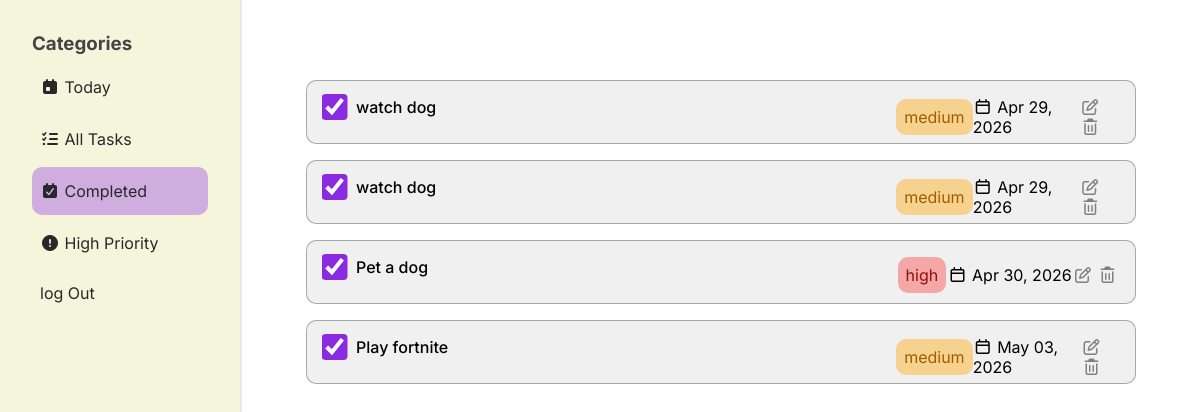
Before: /completed-tasks (signed in) with the older database file.
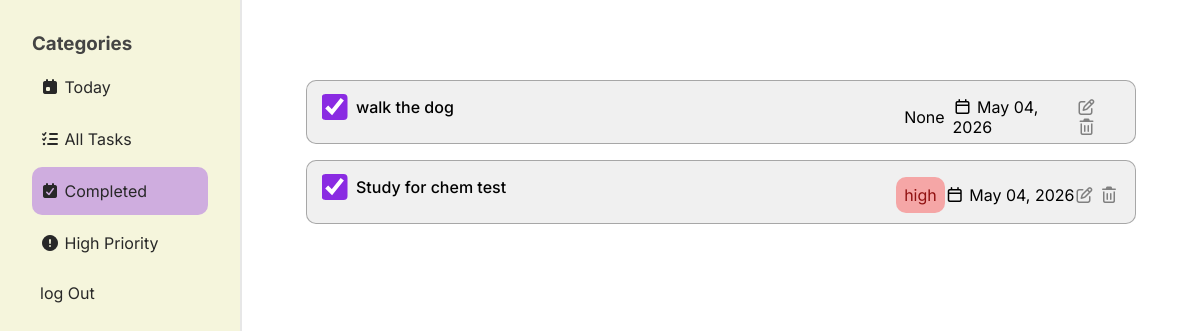
After: the same page with the newer database file.
### website/models.py (models this page shows)
class Task(db.Model):
    task_name = db.Column(db.String(1000))
    complete = db.Column(db.Boolean, default=False)
    due = db.Column(db.Date, default=func.now())
    priority = db.Column(db.String(150))
    id = db.Column(db.Integer, primary_key=True)
    user_id = db.Column(db.Integer, db.ForeignKey('user.id'))

### website/views.py (the view)
@views.route("/completed-tasks")
@login_required
def completed_tasks():
    return render_template("completed.html", user=current_user)

### website/__init__.py (called while the page is built)
def create_app():
    app = Flask(__name__)
    app.config['SECRET_KEY'] = 'djfspfaskddshfosjcks'
    app.config['SQLALCHEMY_DATABASE_URI'] = f'sqlite:///{DB_NAME}'
    db.init_app(app)
    from .auth import auth
    from .views import views
    app.register_blueprint(auth, url_prefix="/auth")
    app.register_blueprint(views, url_prefix="/")
    create_database(app)
    from .models import User
    login_manager = LoginManager()
    login_manager.login_view = 'auth.login'
    login_manager.init_app(app)
    @login_manager.user_loader
    def load_user(id):
        return User.query.get(int(id))
    return app

### website/templates/completed.html
{% extends 'home.html'%} {% block tab1 %} {% endblock %} {% block tab2 %} {%
endblock %} {% block tab3 %}selected{% endblock %} {% block tab4 %} {% endblock
%} {% block dashboard %}
<form class="tasks-container">
  {% if user.tasks %} {% for task in user.tasks %} {% if task.complete %}
  <div
    class="task"
    id="{{ task.id }}-task"
    data-due="{{ task.due.isoformat() }}"
    data-complete="{{ task.complete }}"
  >
    <div>
      <input
        type="checkbox"
        {%
        if
        task.complete
        %}
        checked
        {%
        endif
        %}
        id=""
        onChange="updateTask({{ task.id }})"
      />
      <div class="task-name">
        <p>{{task.task_name}}</p>
      </div>
    </div>
    <div class="task-details">
      <div class="task-priority {{task.priority}}">{{task.priority}}</div>
      <div class="task-date">
        <i class="fa-regular fa-calendar"></i>
        {{task.due.strftime("%b %d, %Y")}}
      </div>
      <div class="edit-delete-buttons">
        <button type="button" onClick="editTask({{ task.id }})">
          <i class="fa-regular fa-pen-to-square"></i>
        </button>
        <button type="button" onClick="deleteTask({{ task.id }})">
          <i class="fa-regular fa-trash-can"></i>
        </button>
      </div>
    </div>
  </div>
  {% endif %} {% endfor %} {% endif %}
</form>
{% endblock %}

Changed rows visible on the page:
removed Task: complete "☑", task_name "watch dog", priority "medium", due "Apr 29, 2026"
no longer on this page (row edited): Task: complete "☑", task_name "Pet a dog", priority "high", due "Apr 30, 2026"
no longer on this page (row edited): Task: complete "☑", task_name "Play fortnite", priority "medium", due "May 03, 2026"
changed Task: task_name "watch dog" → "walk the dog"; priority "medium" → "None"; due "Apr 29, 2026" → "May 04, 2026"
added Task: complete "☑", task_name "Study for chem test", priority "high", due "May 04, 2026"
